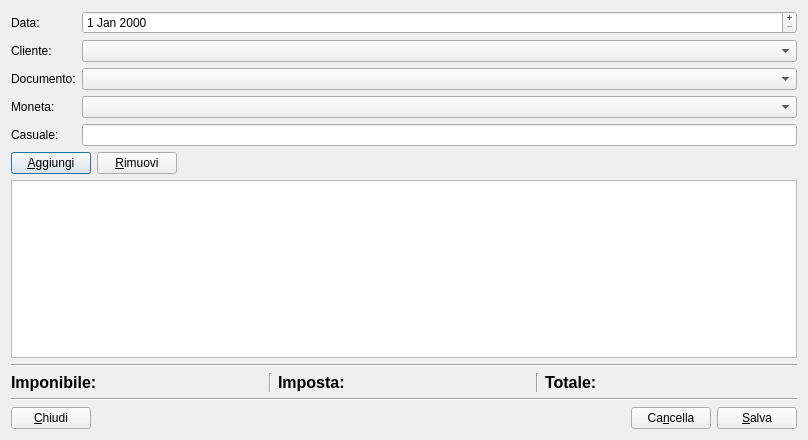
<?xml version="1.0" encoding="UTF-8"?>
<ui version="4.0">
 <class>DocumentiAddDialog</class>
 <widget class="QDialog" name="DocumentiAddDialog">
  <property name="geometry">
   <rect>
    <x>0</x>
    <y>0</y>
    <width>808</width>
    <height>440</height>
   </rect>
  </property>
  <property name="windowTitle">
   <string/>
  </property>
  <layout class="QVBoxLayout" name="verticalLayout" stretch="0,0,1,0,0,0,0">
   <item>
    <layout class="QFormLayout" name="formLayout">
     <item row="0" column="0">
      <widget class="QLabel" name="label_2">
       <property name="text">
        <string>Data:</string>
       </property>
      </widget>
     </item>
     <item row="0" column="1">
      <widget class="QDateEdit" name="dateLE">
       <property name="buttonSymbols">
        <enum>QAbstractSpinBox::PlusMinus</enum>
       </property>
      </widget>
     </item>
     <item row="1" column="0">
      <widget class="QLabel" name="label">
       <property name="text">
        <string>Cliente:</string>
       </property>
      </widget>
     </item>
     <item row="1" column="1">
      <widget class="QComboBox" name="clienteCB"/>
     </item>
     <item row="2" column="0">
      <widget class="QLabel" name="label_3">
       <property name="text">
        <string>Documento:</string>
       </property>
      </widget>
     </item>
     <item row="2" column="1">
      <widget class="QComboBox" name="tipoDocumentoCB"/>
     </item>
     <item row="3" column="0">
      <widget class="QLabel" name="label_4">
       <property name="text">
        <string>Moneta:</string>
       </property>
      </widget>
     </item>
     <item row="3" column="1">
      <widget class="QComboBox" name="monetaCB"/>
     </item>
     <item row="4" column="0">
      <widget class="QLabel" name="label_5">
       <property name="text">
        <string>Casuale:</string>
       </property>
      </widget>
     </item>
     <item row="4" column="1">
      <widget class="QLineEdit" name="casualeLE">
       <property name="maxLength">
        <number>200</number>
       </property>
      </widget>
     </item>
    </layout>
   </item>
   <item>
    <layout class="QHBoxLayout" name="horizontalLayout_3">
     <item>
      <widget class="QPushButton" name="pushButton">
       <property name="text">
        <string>&amp;Aggiungi</string>
       </property>
      </widget>
     </item>
     <item>
      <widget class="QPushButton" name="pushButton_2">
       <property name="text">
        <string>&amp;Rimuovi</string>
       </property>
      </widget>
     </item>
     <item>
      <spacer name="horizontalSpacer_2">
       <property name="orientation">
        <enum>Qt::Horizontal</enum>
       </property>
       <property name="sizeHint" stdset="0">
        <size>
         <width>40</width>
         <height>20</height>
        </size>
       </property>
      </spacer>
     </item>
    </layout>
   </item>
   <item>
    <widget class="CustomTableWidget" name="tableWidget"/>
   </item>
   <item>
    <widget class="Line" name="line_3">
     <property name="orientation">
      <enum>Qt::Horizontal</enum>
     </property>
    </widget>
   </item>
   <item>
    <layout class="QHBoxLayout" name="horizontalLayout_2">
     <item>
      <widget class="QLabel" name="label_6">
       <property name="font">
        <font>
         <pointsize>12</pointsize>
         <weight>75</weight>
         <bold>true</bold>
        </font>
       </property>
       <property name="text">
        <string>Imponibile:</string>
       </property>
      </widget>
     </item>
     <item>
      <widget class="QLabel" name="imponibile_LB">
       <property name="font">
        <font>
         <pointsize>12</pointsize>
         <weight>75</weight>
         <bold>true</bold>
        </font>
       </property>
       <property name="text">
        <string/>
       </property>
       <property name="alignment">
        <set>Qt::AlignRight|Qt::AlignTrailing|Qt::AlignVCenter</set>
       </property>
      </widget>
     </item>
     <item>
      <widget class="Line" name="line">
       <property name="orientation">
        <enum>Qt::Vertical</enum>
       </property>
      </widget>
     </item>
     <item>
      <widget class="QLabel" name="label_7">
       <property name="font">
        <font>
         <pointsize>12</pointsize>
         <weight>75</weight>
         <bold>true</bold>
        </font>
       </property>
       <property name="text">
        <string>Imposta:</string>
       </property>
      </widget>
     </item>
     <item>
      <widget class="QLabel" name="imposta_LB">
       <property name="font">
        <font>
         <pointsize>12</pointsize>
         <weight>75</weight>
         <bold>true</bold>
        </font>
       </property>
       <property name="text">
        <string/>
       </property>
       <property name="alignment">
        <set>Qt::AlignRight|Qt::AlignTrailing|Qt::AlignVCenter</set>
       </property>
      </widget>
     </item>
     <item>
      <widget class="Line" name="line_2">
       <property name="orientation">
        <enum>Qt::Vertical</enum>
       </property>
      </widget>
     </item>
     <item>
      <widget class="QLabel" name="label_8">
       <property name="font">
        <font>
         <pointsize>12</pointsize>
         <weight>75</weight>
         <bold>true</bold>
        </font>
       </property>
       <property name="text">
        <string>Totale:</string>
       </property>
      </widget>
     </item>
     <item>
      <widget class="QLabel" name="totale_LB">
       <property name="font">
        <font>
         <pointsize>12</pointsize>
         <weight>75</weight>
         <bold>true</bold>
        </font>
       </property>
       <property name="text">
        <string/>
       </property>
       <property name="alignment">
        <set>Qt::AlignRight|Qt::AlignTrailing|Qt::AlignVCenter</set>
       </property>
      </widget>
     </item>
    </layout>
   </item>
   <item>
    <widget class="Line" name="line_4">
     <property name="orientation">
      <enum>Qt::Horizontal</enum>
     </property>
    </widget>
   </item>
   <item>
    <layout class="QHBoxLayout" name="horizontalLayout">
     <item>
      <widget class="QPushButton" name="closeButton">
       <property name="text">
        <string>&amp;Chiudi</string>
       </property>
      </widget>
     </item>
     <item>
      <spacer name="horizontalSpacer">
       <property name="orientation">
        <enum>Qt::Horizontal</enum>
       </property>
       <property name="sizeHint" stdset="0">
        <size>
         <width>40</width>
         <height>20</height>
        </size>
       </property>
      </spacer>
     </item>
     <item>
      <widget class="QPushButton" name="clearButton">
       <property name="text">
        <string>Ca&amp;ncella</string>
       </property>
      </widget>
     </item>
     <item>
      <widget class="QPushButton" name="saveButton">
       <property name="text">
        <string>&amp;Salva</string>
       </property>
      </widget>
     </item>
    </layout>
   </item>
  </layout>
 </widget>
 <customwidgets>
  <customwidget>
   <class>CustomTableWidget</class>
   <extends>QTableWidget</extends>
   <header>moduleDocumenti/customtablewidget.h</header>
   <slots>
    <slot>insertRow()</slot>
    <slot>removeRow()</slot>
   </slots>
  </customwidget>
 </customwidgets>
 <resources/>
 <connections>
  <connection>
   <sender>closeButton</sender>
   <signal>clicked()</signal>
   <receiver>DocumentiAddDialog</receiver>
   <slot>close()</slot>
   <hints>
    <hint type="sourcelabel">
     <x>82</x>
     <y>429</y>
    </hint>
    <hint type="destinationlabel">
     <x>120</x>
     <y>355</y>
    </hint>
   </hints>
  </connection>
  <connection>
   <sender>clearButton</sender>
   <signal>clicked()</signal>
   <receiver>DocumentiAddDialog</receiver>
   <slot>clear()</slot>
   <hints>
    <hint type="sourcelabel">
     <x>711</x>
     <y>429</y>
    </hint>
    <hint type="destinationlabel">
     <x>374</x>
     <y>371</y>
    </hint>
   </hints>
  </connection>
  <connection>
   <sender>saveButton</sender>
   <signal>clicked()</signal>
   <receiver>DocumentiAddDialog</receiver>
   <slot>save()</slot>
   <hints>
    <hint type="sourcelabel">
     <x>797</x>
     <y>429</y>
    </hint>
    <hint type="destinationlabel">
     <x>496</x>
     <y>372</y>
    </hint>
   </hints>
  </connection>
  <connection>
   <sender>pushButton</sender>
   <signal>clicked()</signal>
   <receiver>tableWidget</receiver>
   <slot>insertRow()</slot>
   <hints>
    <hint type="sourcelabel">
     <x>76</x>
     <y>171</y>
    </hint>
    <hint type="destinationlabel">
     <x>64</x>
     <y>226</y>
    </hint>
   </hints>
  </connection>
  <connection>
   <sender>pushButton_2</sender>
   <signal>clicked()</signal>
   <receiver>tableWidget</receiver>
   <slot>removeRow()</slot>
   <hints>
    <hint type="sourcelabel">
     <x>165</x>
     <y>176</y>
    </hint>
    <hint type="destinationlabel">
     <x>159</x>
     <y>260</y>
    </hint>
   </hints>
  </connection>
 </connections>
 <slots>
  <slot>save()</slot>
  <slot>clear()</slot>
 </slots>
</ui>
